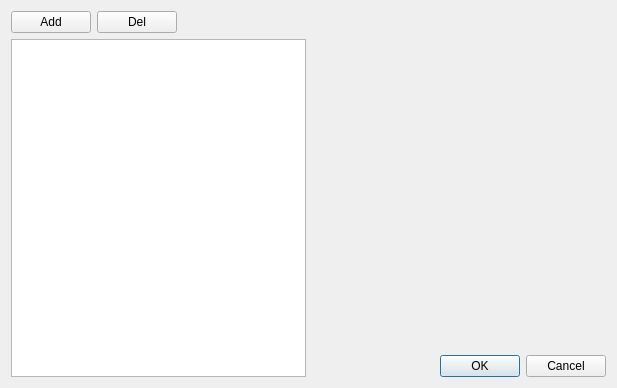
<?xml version="1.0" encoding="UTF-8"?>
<ui version="4.0">
 <class>ConnectionDialog</class>
 <widget class="QDialog" name="ConnectionDialog">
  <property name="windowModality">
   <enum>Qt::WindowModal</enum>
  </property>
  <property name="geometry">
   <rect>
    <x>0</x>
    <y>0</y>
    <width>617</width>
    <height>388</height>
   </rect>
  </property>
  <property name="windowTitle">
   <string>Dialog</string>
  </property>
  <property name="modal">
   <bool>true</bool>
  </property>
  <layout class="QGridLayout" name="gridLayout">
   <item row="3" column="2">
    <widget class="QDialogButtonBox" name="buttonBox">
     <property name="orientation">
      <enum>Qt::Horizontal</enum>
     </property>
     <property name="standardButtons">
      <set>QDialogButtonBox::Cancel|QDialogButtonBox::Ok</set>
     </property>
    </widget>
   </item>
   <item row="1" column="1" rowspan="3">
    <layout class="QVBoxLayout" name="verticalLayout">
     <item>
      <layout class="QHBoxLayout" name="horizontalLayout">
       <property name="sizeConstraint">
        <enum>QLayout::SetMinimumSize</enum>
       </property>
       <item>
        <widget class="QPushButton" name="pushButton">
         <property name="text">
          <string>Add</string>
         </property>
        </widget>
       </item>
       <item>
        <widget class="QPushButton" name="pushButton_2">
         <property name="text">
          <string>Del</string>
         </property>
        </widget>
       </item>
       <item>
        <spacer name="horizontalSpacer">
         <property name="orientation">
          <enum>Qt::Horizontal</enum>
         </property>
         <property name="sizeHint" stdset="0">
          <size>
           <width>40</width>
           <height>20</height>
          </size>
         </property>
        </spacer>
       </item>
      </layout>
     </item>
     <item>
      <widget class="QListView" name="listView"/>
     </item>
    </layout>
   </item>
  </layout>
 </widget>
 <resources/>
 <connections>
  <connection>
   <sender>buttonBox</sender>
   <signal>accepted()</signal>
   <receiver>ConnectionDialog</receiver>
   <slot>accept()</slot>
   <hints>
    <hint type="sourcelabel">
     <x>248</x>
     <y>254</y>
    </hint>
    <hint type="destinationlabel">
     <x>157</x>
     <y>274</y>
    </hint>
   </hints>
  </connection>
  <connection>
   <sender>buttonBox</sender>
   <signal>rejected()</signal>
   <receiver>ConnectionDialog</receiver>
   <slot>reject()</slot>
   <hints>
    <hint type="sourcelabel">
     <x>316</x>
     <y>260</y>
    </hint>
    <hint type="destinationlabel">
     <x>286</x>
     <y>274</y>
    </hint>
   </hints>
  </connection>
 </connections>
</ui>
